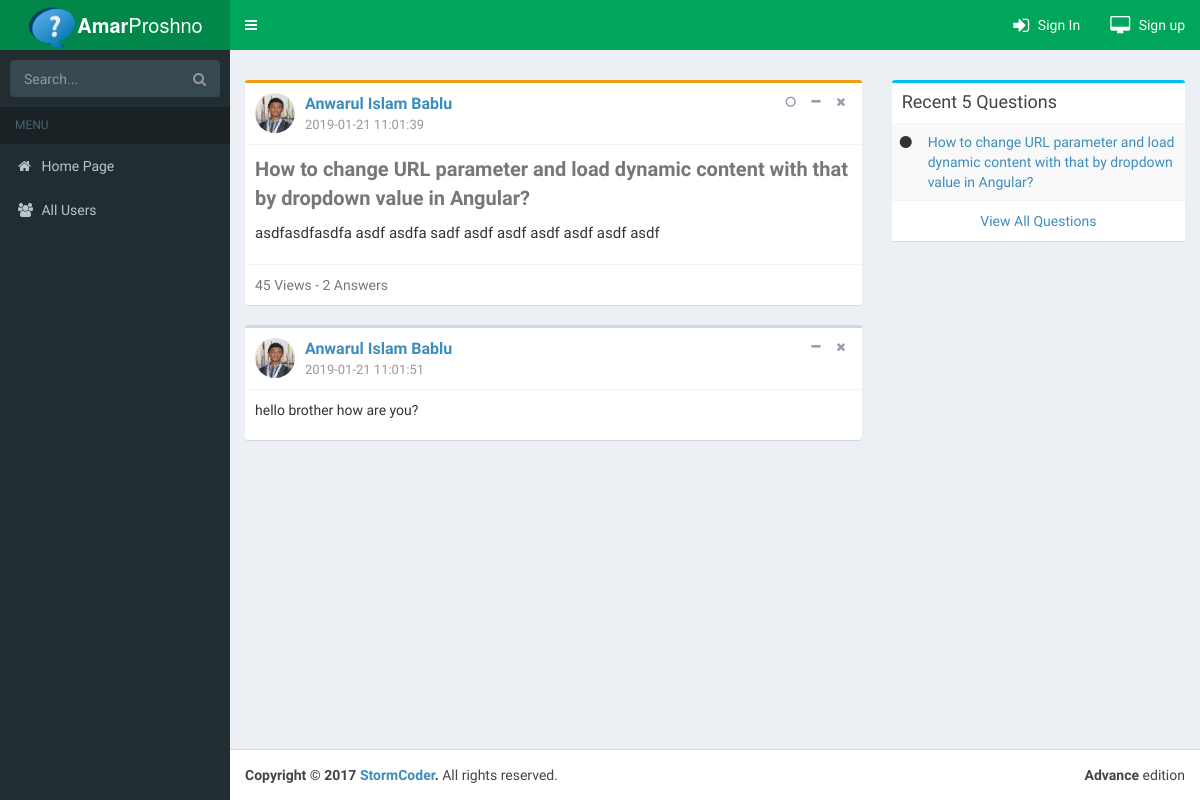
/show.php?id=1, run on the app's committed database.
### tables this page shows
CREATE TABLE `questions` (
  `id` int(11) NOT NULL,
  `user_id` int(11) NOT NULL,
  `title` varchar(200) NOT NULL,
  `description` mediumtext NOT NULL,
  `created_at` datetime NOT NULL
);

CREATE TABLE `users` (
  `id` int(11) NOT NULL,
  `first_name` text NOT NULL,
  `middle_name` text NOT NULL,
  `last_name` text NOT NULL,
  `email` varchar(50) NOT NULL,
  `password` varchar(20) NOT NULL,
  `created_at` datetime NOT NULL,
  `hobby` varchar(50) NOT NULL,
  `photo` varchar(50) NOT NULL,
  `is_admin` int(11) NOT NULL,
  `gender` text NOT NULL,
  `interest` text NOT NULL,
  `date_of_birth` date NOT NULL
);

CREATE TABLE `answers` (
  `id` int(11) NOT NULL,
  `user_id` int(11) NOT NULL,
  `title` varchar(200) NOT NULL,
  `description` mediumtext NOT NULL,
  `created_at` datetime NOT NULL,
  `question_id` int(11) NOT NULL
);

### src/answer/answer.php (called while the page is built, shortened)
<?php
class answer
{
    private $dbuser = 'root';
    private $dbname = 'mysql:host=localhost;dbname=amarproshno';
    private $dbpass = '';
    public function ShowAnswer($id = '')
    {
        $pdo = new PDO($this->dbname, $this->dbuser, $this->dbpass);
        $query = "SELECT users.photo, users.first_name, users.middle_name, users.last_name, answers.* FROM users LEFT JOIN answers ON users.id=answers.user_id WHERE question_id=$id";
        $stmt = $pdo->prepare($query);
        $stmt->execute();
        $data = $stmt->fetchAll();
        return $data;
    }
}

### src/question/question.php (called while the page is built, shortened)
<?php
class question
{
    private $dbuser = 'root';
    private $dbname = 'mysql:host=localhost;dbname=amarproshno';
    private $dbpass = '';
    public function getQuestionSidebar()
    {
        $pdo = new PDO($this->dbname, $this->dbuser, $this->dbpass);
        $query = "SELECT * FROM questions ORDER BY id DESC LIMIT 5";
        $stmt = $pdo->prepare($query);
        $stmt->execute();
        $data = $stmt->fetchAll();
        return $data;
    }
    public function show($id = '')
    {
        $pdo = new PDO($this->dbname, $this->dbuser, $this->dbpass);
        $query = "SELECT users.photo, users.first_name, users.middle_name, users.last_name, questions.* FROM users LEFT JOIN questions ON users.id=questions.user_id WHERE questions.id=$id";
        $stmt = $pdo->prepare($query);
        $stmt->execute();
        $data = $stmt->fetch();
        return $data;
    }
}

### show.php (the view, shortened to what this page needs)
<?php
$obj = new question();
$obj1 = new answer();
$data = $obj->show($_GET['id']);
$allAnswer = $obj1->ShowAnswer($_GET['id']);
?>
<!DOCTYPE html>
<html>
<head>
    <?php include("header.php") ?>
</head>
<body class="hold-transition skin-green sidebar-mini">
<div class="wrapper">
    <?php include("navbar.php") ?>
    <?php include("sidebar.php") ?>
    <div class="content-wrapper">
        <section class="content-header">
        </section>
        <section class="content">
            <div class="row">
                <div class="col-md-8">
                    <div class="box box-warning">
                        <div class="box-header with-border">
                            <div class="user-block">
                                <img class="img-circle" src="<?php echo $data['photo']; ?>" alt="User Image">
                                <span class="username">
                                        <a href="profile.php?uid=<?php echo $data['user_id']; ?>">
                                            <?php echo $data['first_name'] . " " . $data['middle_name'] . " " . $data['last_name']; ?>
                                        </a>
                                    </span>
                                <span class="description"><?php echo $data['created_at'] ?></span>
                            </div>
                            <div class="box-tools">
                                <button type="button" class="btn btn-box-tool" data-toggle="tooltip"
                                        title="Mark as read">
                                    <i class="fa fa-circle-o"></i></button>
                                <button type="button" class="btn btn-box-tool" data-widget="collapse"><i
                                            class="fa fa-minus"></i>
                                </button>
                                <button type="button" class="btn btn-box-tool" title="Remove"
                                        data-widget="remove">
                                    <i
                                            class="fa fa-times"></i></button>
                            </div>
                        </div>
                        <div class="box-body">
                            <b class="text-muted" style="font-size: 20px">
                                <p href="show.php?id=<?php echo $data['id'] ?>"><?php echo $data['title'] ?></p>
                            </b>
                            <div style="font-size: 15px">
                                <?php echo $data['description'] ?>
                            </div>
                        </div>
                        <div class="box-footer">
                            <span class="text-muted">45 Views - 2 Answers</span>
                        </div>
                    </div>
                    <?php foreach ($allAnswer as $ans) { ?>
                        <div class="box">
                            <div class="box-header with-border">
                                <div class="user-block">
                                    <img class="img-circle" src="<?php echo $ans['photo']; ?>"
                                         alt="User Image">
                                    <span class="username">
<a href="profile.php?uid=<?php echo $ans['user_id']; ?>">
    <?php echo $ans['first_name'] . " " . $ans['middle_name'] . " " . $ans['last_name']; ?>
</a>
</span>
                                    <span class="description"><?php echo $ans['created_at'] ?></span>
                                </div>
                                <div class="box-tools">
                                    <button type="button" class="btn btn-box-tool" data-widget="collapse"><i
                                                class="fa fa-minus"></i>
                                    </button>
                                    <button type="button" class="btn btn-box-tool" title="Remove"
                                            data-widget="remove">
                                        <i class="fa fa-times"></i></button>
                                </div>
                            </div>
                            <div class="box-body">
                                <div>
                                    <?php echo $ans['description'] ?>
                                </div>
                            </div>
                        </div>
                    <?php } ?>
                </div>
                <div class="col-md-4">
                    <?php include("rightbar.php") ?>
                </div>
            </div>
        </section>
    </div>
    <?php include("footer.php") ?>
</div>
</body>
</html>

### header.php (shortened to what this page needs)
<link rel="stylesheet" href="assets/css/bootstrap/css/bootstrap.min.css">
<link rel="stylesheet" href="https://cdnjs.cloudflare.com/ajax/libs/font-awesome/4.5.0/css/font-awesome.min.css">
<link rel="stylesheet" href="https://cdnjs.cloudflare.com/ajax/libs/ionicons/2.0.1/css/ionicons.min.css">
<link rel="stylesheet" href="assets/css/dist/css/AdminLTE.css">
<link rel="stylesheet" href="assets/css/dist/css/skins/_all-skins.min.css">
<link rel="stylesheet" href="assets/css/blue.css">

### navbar.php (shortened to what this page needs)
<header class="main-header">
    <a href="index.php" class="logo">
        <span class="logo-lg"><img src="logo.ico" height="50px" alt="logo"><b>Amar</b>Proshno</span>
    </a>
    <nav class="navbar navbar-static-top">
        <a href="#" class="sidebar-toggle" data-toggle="offcanvas" role="button">
        </a>
        <div class="navbar-custom-menu">
            <ul class="nav navbar-nav">
                <?php if (empty($_SESSION['user'])){ ?>
                    <li class="dropdown user user-menu">
                        <a href="login.php" class="dropdown-toggle">
                            <i class="fa fa-sign-in fa-lg"></i>
                            <span class="hidden-xs">Sign In</span>
                        </a>
                    </li>
                    <li class="dropdown user user-menu">
                        <a href="register.php" class="dropdown-toggle">
                            <i class="fa fa-desktop fa-lg"></i>
                            <span class="hidden-xs">Sign up</span>
                        </a>
                    </li>
                <?php } ?>
            </ul>
        </div>
    </nav>
</header>

### sidebar.php (shortened to what this page needs)
<aside class="main-sidebar">
    <section class="sidebar">
        <form action="#" method="get" class="sidebar-form">
            <div class="input-group">
                <input type="text" name="q" class="form-control" placeholder="Search...">
                <span class="input-group-btn">
                <button type="submit" name="search" id="search-btn" class="btn btn-flat"><i class="fa fa-search"></i>
                </button>
              </span>
            </div>
        </form>
        <ul class="sidebar-menu">
            <li class="header">MENU</li>
            <li><a href="index.php"><i class="fa fa-home"></i> <span>Home Page</span></a></li>
            <li><a href="users.php"><i class="fa fa-users"></i> <span>All Users</span></a></li>
        </ul>
    </section>
</aside>

### rightbar.php (shortened to what this page needs)
<?php
$obj = new question();
$sidequ = $obj->getQuestionSidebar();
?>
<div class="box box-info">
    <div class="box-header">
        <h3 class="box-title">Recent 5 Questions</h3>
    </div>
    <div class="box-body no-padding">
        <table class="table table-striped">
            <tbody>
            <?php foreach ($sidequ as $side) { ?>
                <tr>
                    <td><i class="fa fa-circle"></i></td>
                    <td><a href="show.php?id=<?php echo $side['id']; ?>"><?php echo $side['title']; ?></a></td>
                </tr>
            <?php } ?>
            </tbody>
        </table>
        <div class="box-footer text-center">
            <a href="allQuestions.php" class="uppercase">View All Questions</a>
        </div>
    </div>
</div>

### footer.php (shortened to what this page needs)
<footer class="main-footer">
        <div class="pull-right hidden-xs">
            <b>Advance</b> edition
        </div>
        <strong>Copyright &copy; 2017 <a href="http://fb.com/anwarul.bablu">StormCoder</a>.</strong> All rights
        reserved.
</footer>

### data on the page
questions: user.photo (placeholder picture), user.first_name "Anwarul", user.middle_name "Islam", user.last_name "Bablu", created_at "2019-01-21 11:01:39", title "How to change URL parameter and load dynamic content with that by dropdown value in Angular?", description "asdfasdfasdfa asdf asdfa sadf asdf asdf asdf asdf asdf asdf"
answers: user.photo (placeholder picture), user.first_name "Anwarul", user.middle_name "Islam", user.last_name "Bablu", created_at "2019-01-21 11:01:51", description "hello brother how are you?"
